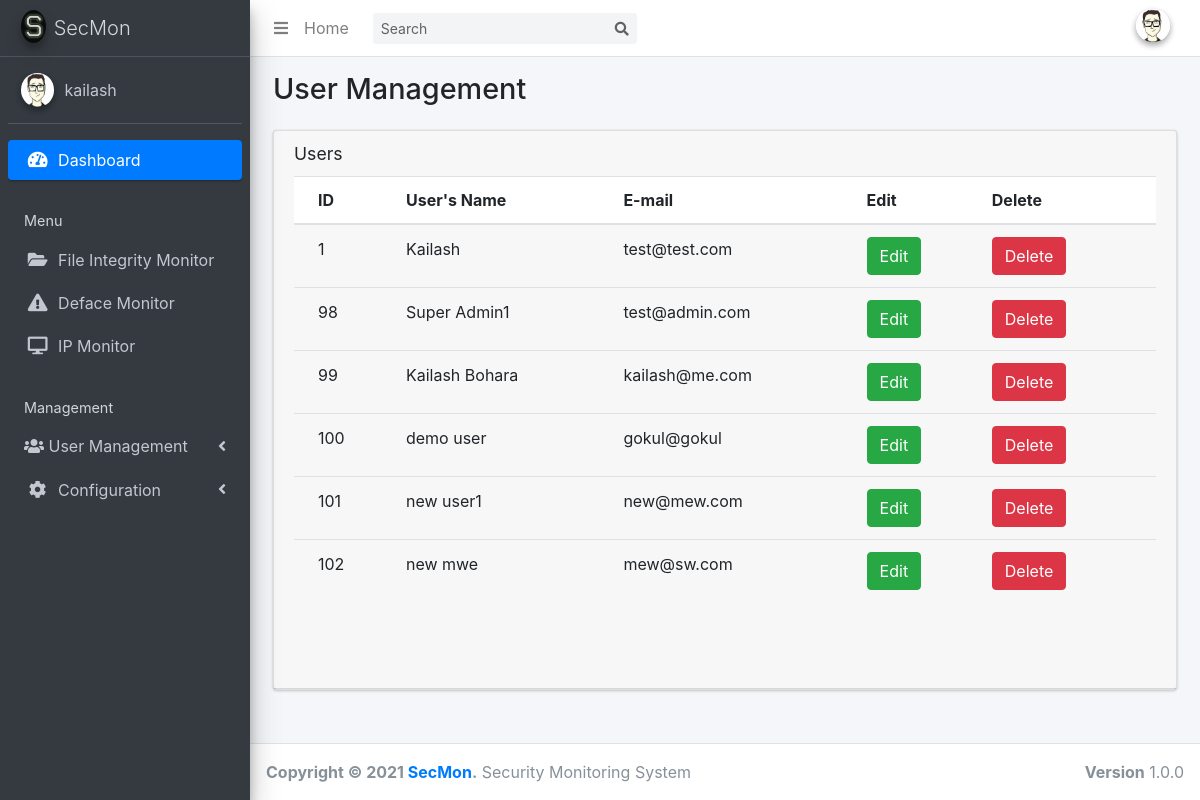
The page /useredit.php on the database as committed earlier.
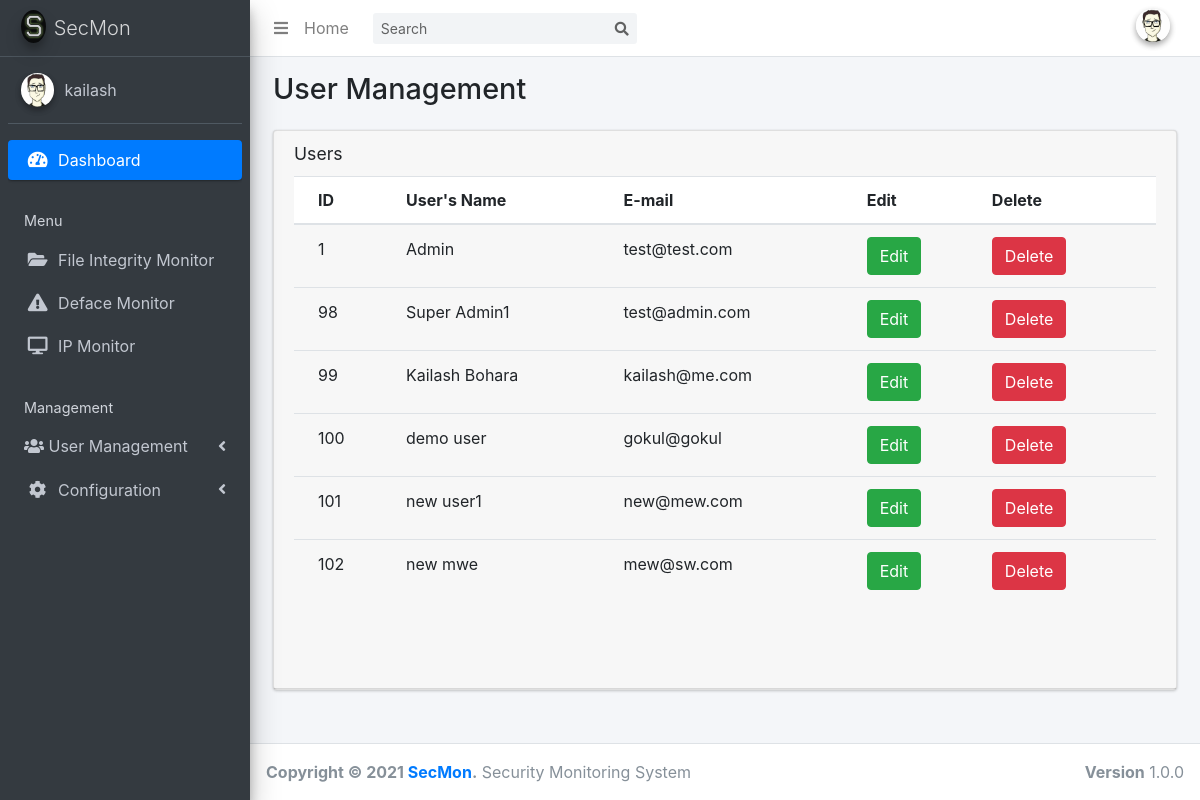
The same page on the database as committed later.
### tables this page shows
CREATE TABLE `users` (
  `id` int(10) NOT NULL,
  `name` varchar(250) NOT NULL,
  `password` varchar(500) NOT NULL,
  `email` varchar(250) NOT NULL,
  `time_stamp` date DEFAULT NULL
);

### useredit.php (the view, shortened to what this page needs)
<!DOCTYPE html>
<html>
<head>
  <link rel="stylesheet" href="plugins/fontawesome-free/css/all.min.css">
  <link rel="stylesheet" href="https://code.ionicframework.com/ionicons/2.0.1/css/ionicons.min.css">
  <link rel="stylesheet" href="dist/css/adminlte.min.css">
  <link rel="stylesheet" href="https://stackpath.bootstrapcdn.com/bootstrap/4.3.1/css/bootstrap.min.css">
</head>
<body class="hold-transition sidebar-mini">
<div class="wrapper">
<?php include 'themepart/nav-bar.php'; ?>
<?php include 'themepart/sidebar.php';
?>
  <div class="content-wrapper">
    <section class="content-header">
      <div class="container-fluid">
        <div class="row mb-2">
          <div class="col-sm-6">
            <h1>User Management</h1>
          </div>
        </div>
      </div>
    </section>
    <section class="content">
      <div class="container-fluid">
        <div class="row">
          <div class="col-12">
            <div class="card">
              <div class="card-header">
                <h3 class="card-title">Users</h3>
              <div class="card-body table-responsive p-0" style="height: 500px;">
                  <?php
                  $connection= mysqli_connect("localhost","root","","hash_analyzer");
                  $query= "SELECT * FROM users";
                  $query_run= mysqli_query($connection,$query);
                  ?>
                <table class="table table-head-fixed text-nowrap">
                  <thead>
                    <tr>
                      <th>ID</th>
                      <th>User's Name</th>
                      <th>E-mail</th>
                      <th>Edit</th>
                      <th>Delete</th>
                    </tr>
                  </thead>
                  <tbody>
                   <?php
                    if(mysqli_num_rows($query_run)> 0)
                    {
                      while($row = mysqli_fetch_assoc($query_run))
                      {
                       ?>
                    <tr>
                       <td> <?php echo $row['id'];?> </td>
                       <td> <?php echo $row['name'];?> </td>
                       <td> <?php echo $row['email'];?> </td>
                       <td>
                           <button type="button" class="btn btn-success editbtn" data-toggle="modal" data-target="#editUserModal">Edit</button>
                       </td>
                       <td>
                        <button type="button" class="btn btn-danger deletebtn" data-toggle="modal" data-target="#deleteUserModal">Delete</button>
                       </td>
                    </tr>
                    <?php
                      }
                    }
                    else {
                      echo "No record found!";
                    }
                    ?>
                  </tbody>
                </table>
              </div>
            </div>
          </div>
        </div>
      </div>
    </section>
  </div>
<?php include 'themepart/footer.php'; ?>
</div>
</body>
</html>

Rows that differ between the two databases and show on the page:
changed users "test@test.com": name "Kailash" → "Admin"
